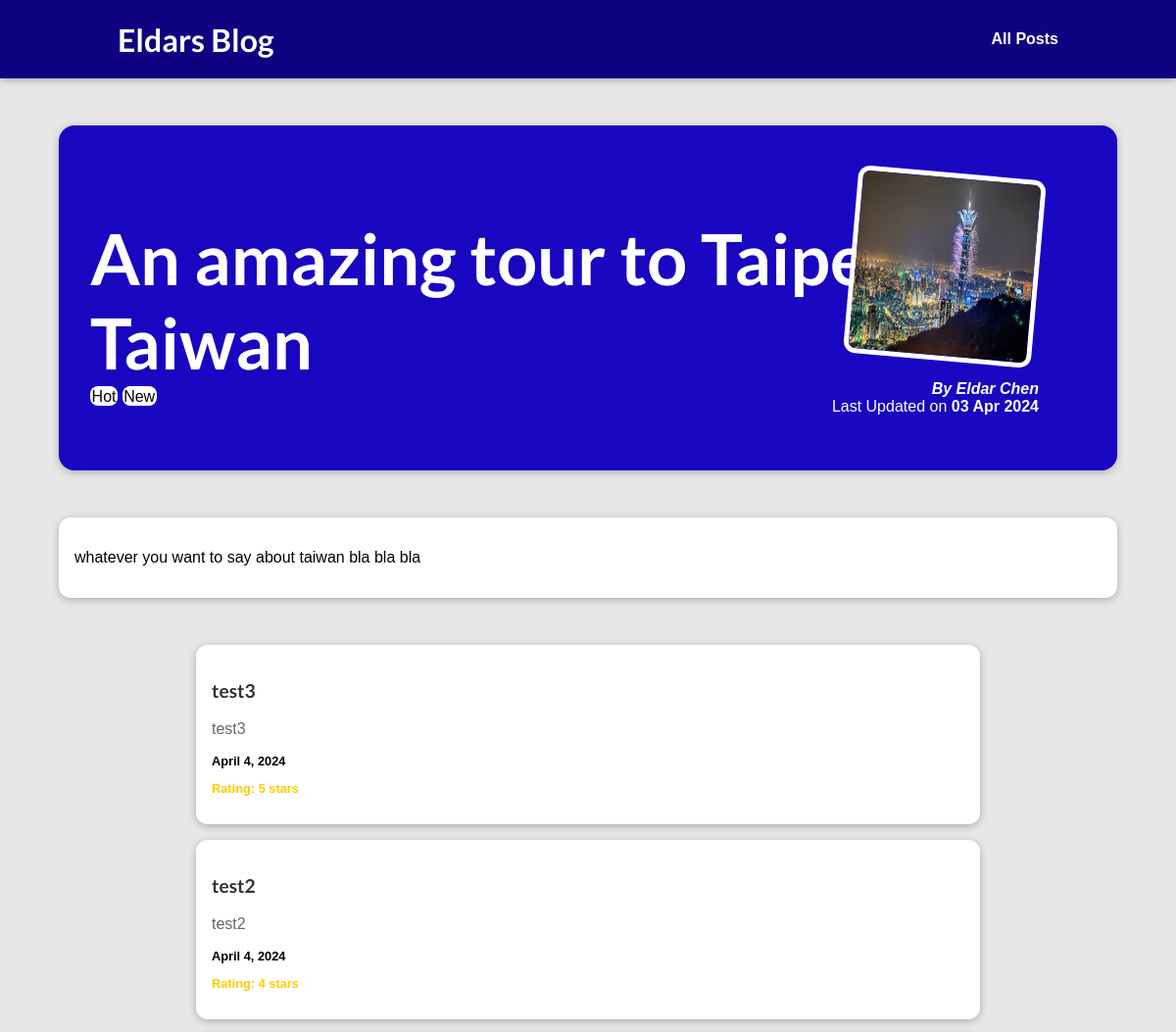
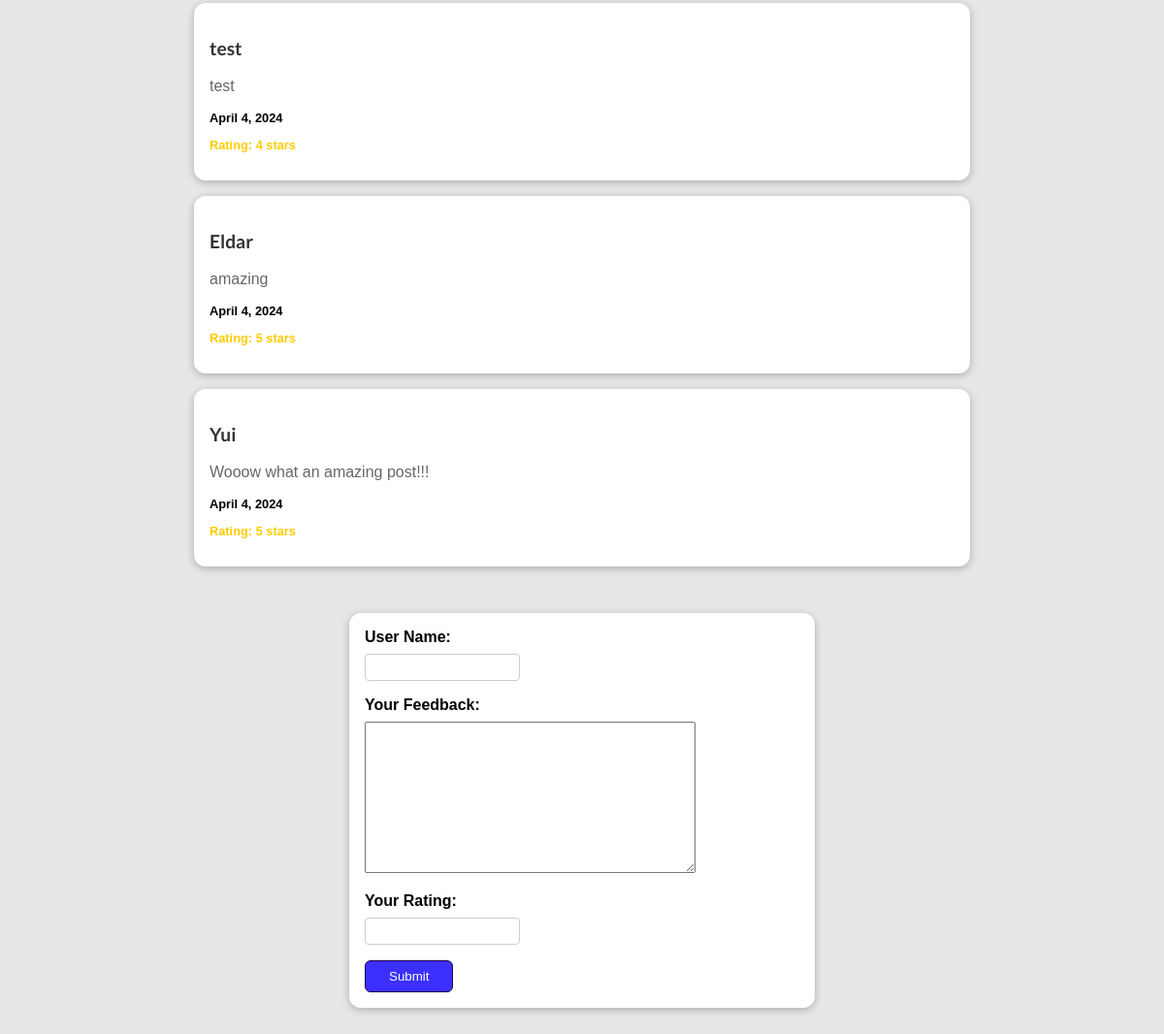
/posts/an-amazing-tour-to-taipei-taiwan, run on the app's committed database (2 pictures, top to bottom).
### blog/models.py (models this page shows, shortened)
class Post(models.Model):
    title = models.CharField(max_length=150)
    excerpt = models.CharField(max_length=200)
    image_name = models.CharField(max_length=100)
    image = models.ImageField(upload_to="static/posts", null=True)
    date = models.DateField(auto_now=True)
    created_at = models.DateTimeField(auto_now_add=True)
    slug = models.SlugField(unique=True)
    content = models.TextField(validators=[MinLengthValidator(10)])
    author = models.ForeignKey(
        Author, on_delete=models.SET_NULL, null=True, related_name="posts")
    tags = models.ManyToManyField(Tag)

class Tag(models.Model):
    caption = models.CharField(max_length=50)

class Author(models.Model):
    first_name = models.CharField(max_length=100)
    last_name = models.CharField(max_length=100)
    email_address = models.EmailField()
    def full_name(self):
        return f"{self.first_name} {self.last_name}"
    def __str__(self):
        return self.full_name()

class Review(models.Model):
    user_name = models.CharField(max_length=100)
    review_text = models.TextField(max_length=200)
    rating = models.IntegerField(validators=[MinValueValidator(1), MaxValueValidator(5)])
    date = models.DateField(auto_now=True)
    identified_post = models.ForeignKey("blog.Post", null=True, blank=True, on_delete=models.CASCADE)

### blog/views.py (the view)
# urls.py: path("posts/<slug:slug>", views.post_detail,
def post_detail(request, slug):
    identified_post = get_object_or_404(Post, slug=slug)
    if request.method == 'POST':
        form = ReviewForm(request.POST, initial={'post': identified_post})
        if form.is_valid():
            review = form.save()
            review.identified_post = identified_post
            review.save()
            return redirect('post-detail-page', slug=slug)
    else:
        form = ReviewForm(initial={'post': identified_post})
    review_card = Review.objects.filter(
        identified_post=identified_post).order_by('-date')
    return render(request, "blog/post-detail.html", {'post': identified_post, "tags": identified_post.tags.all(), "form": form, "review_card": review_card})

### blog/forms.py
class ReviewForm(forms.ModelForm):
    rating = forms.IntegerField(label='Your Rating', min_value=1, max_value=5)
    class Meta:
        model = Review
        fields = ['user_name', 'review_text', 'rating']
        labels = {
            "user_name": "User Name",
            "review_text": "Your Feedback",
            "rating": "Your Rating",
        }
        error_messages = {
            "user_name": {
                "required": "Your name must not be empty",
                "max_length": "Please enter a shorter name",
                "min_length": "Please enter a longer feedback"
            }
        }

### blog/templates/blog/post-detail.html (shortened to what this page needs)
{% extends 'base.html' %}
{% load static %}
{% block css_files %}
    <link rel="stylesheet" href="{% static 'blog/post-details.css' %}" />
    <link rel="stylesheet" href="{% static 'blog/forms.css' %}" />
    <link rel="stylesheet" href="{% static 'blog/reviews.css' %}" />
{% endblock %}
{% block content %}
    <section id="summary">
        <h2>{{ post.title }}</h2>
        <div>
            {% for tag in tags %}
                <span class="tag">{{ tag.caption }}</span>
            {% endfor %}
        </div>
        <article>
            <img src="{{ post.image.url }}" alt="{{ post.title }}" />
            <address>By <a href="mailto:{{ post.author.email_address }}">{{post.author}}</a></address>
            <div>
                Last Updated on <time>{{ post.date|date:"d M Y"}}</time>
            </div>
        </article>
    </section>
    <main>
        <p>
            {{ post.content|linebreaks }}
        </p>
    </main>
    {% for review in review_card reversed %}
        <div class="review-card">
            <h3>{{ review.user_name }}</h3>
            <p>{{ review.review_text }}</p>
            <p>{{ review.date }}</p>
            <p>Rating: {{ review.rating }} stars</p>
        </div>
    {% endfor %}
    <form method="post" action="{% url 'post-detail-page' post.slug %}">
        {% for field in form %}
            <div class="form-control {% if field.errors %}errors{% endif %}">
                {{ field.label_tag }}
                {{ field }}
            </div>
        {% endfor %}
        <button>Submit</button>
    </form>
{% endblock %}

### static/app.css (style rules this page uses)
* { box-sizing: border-box; }
html { font-family: 'Open Sans', 'Lato', sans-serif; }
body { margin: 0; }
h1, h2, h3 { font-family: 'Lato', sans-serif; font-weight: bold; }

### blog/static/blog/post-details.css (style rules this page uses)
body { background-color: #e7e7e7; }
#summary { margin: 8rem auto 3rem auto; padding: 2rem; width: 90%; max-width: 90rem; border-radius: 16px; background-color: #1906c0; position: relative; box-shadow: 0 2px 8px rgba(0, 0, 0, 0.25); height: 22rem; }
#summary h2 { color: white; font-size: 4.5rem; margin-bottom: 0.25rem; }
#summary article { position: absolute; top: 2rem; right: 3rem; padding: 1rem 2rem; border-radius: 12px; text-align: right; color: white; }
#summary article img { width: 12rem; height: 12rem; border-radius: 12px; transform: rotateZ(5deg); border: 5px solid white; margin-bottom: 1rem; }
#summary address { font-weight: bold; }
#summary a { color: white; text-decoration: none; }
#summary time { font-weight: bold; }
main { width: 90%; max-width: 90rem; margin: 3rem auto; background-color: white; padding: 1rem; border-radius: 12px; box-shadow: 0 2px 8px rgba(0, 0, 0, 0.25); }
.tag { background-color: white; color: rgb(0, 0, 0); padding: 0.1rem; border-radius: 8px; }

### blog/static/blog/forms.css (style rules this page uses)
body { font-family: sans-serif; margin: 0; }
form { margin: 3rem auto; width: 90%; max-width: 30rem; padding: 1rem; border-radius: 12px; background-color: white; box-shadow: 0 2px 8px rgba(0, 0, 0, 0.26); }
button { cursor: pointer; padding: 0.5rem 1.5rem; border-radius: 6px; background-color: #3b30ff; color: white; border: 1px solid #1f0050; }
.form-control { margin-bottom: 1rem; }
.form-control input { font: inherit; padding: 0.25rem; border-radius: 4px; border: 1px solid #ccc; display: block; width: 10rem; }
.form-control label { font-weight: bold; display: block; margin-bottom: 0.5rem; }

### blog/static/blog/reviews.css (style rules this page uses)
.review-card { margin: 3rem auto; width: 100%; max-width: 50rem; padding: 1rem; border-radius: 12px; background-color: white; box-shadow: 0 2px 8px rgba(0, 0, 0, 0.26); margin: 1rem auto; }
.review-card h3 { color: #333; font-size: 1.2rem; }
.review-card p { color: #666; font-size: 1rem; }
.review-card p:nth-child(4) { color: #ffcc00; font-weight: bold; font-size: 0.8rem; }
.review-card p:nth-child(3) { color: #000000; font-weight: bold; font-size: 0.8rem; }

### data on the page
Post: title "An amazing tour to Taipei Taiwan", image (picture), author "Eldar Chen", date "03 Apr 2024", content "whatever you want to say about taiwan bla bla bla"
Tag: caption "Hot"
Tag: caption "New"
Review: user_name "test3", review_text "test3", date "April 4, 2024", rating "5"
Review: user_name "test2", review_text "test2", date "April 4, 2024", rating "4"
Review: user_name "test", review_text "test", date "April 4, 2024", rating "4"
Review: user_name "Eldar", review_text "amazing", date "April 4, 2024", rating "5"
Review: user_name "Yui", review_text "Wooow what an amazing post!!!", date "April 4, 2024", rating "5"

### other printed values
{{ field.label_tag }} "User Name:" "Your Feedback:" "Your Rating:"
